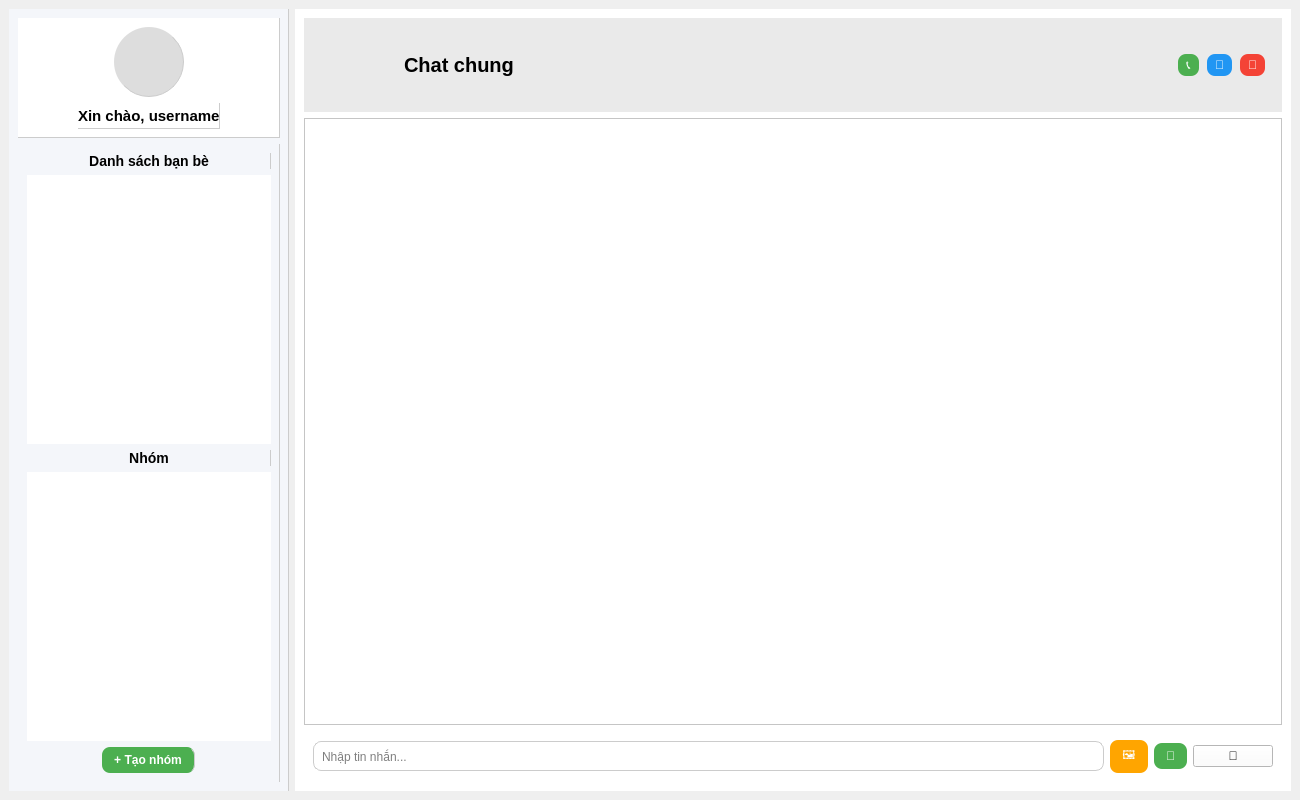
<?xml version="1.0" encoding="UTF-8"?>
<ui version="4.0">
 <class>ChatWindow</class>
 <widget class="QMainWindow" name="ChatWindow">
  <property name="geometry">
   <rect>
    <x>0</x>
    <y>0</y>
    <width>1300</width>
    <height>800</height>
   </rect>
  </property>
  <property name="windowTitle">
   <string>Chat Application</string>
  </property>
  <widget class="QWidget" name="centralwidget">
   <layout class="QHBoxLayout" name="mainLayout">

    <!-- ========== LEFT PANEL (3 KHUNG) ========== -->
    <item>
     <widget class="QFrame" name="leftPanel">
      <property name="minimumSize">
        <size>
         <width>280</width>
         <height>40</height>
        </size>
       </property>
      <property name="maximumSize">
        <size>
         <width>260</width>
         <height>16777215</height>
        </size>
      </property>
      <property name="styleSheet">
       <string notr="true">
        background-color: #F4F6FA;
        border-right: 1px solid #CCCCCC;
       </string>
      </property>

      <layout class="QVBoxLayout" name="leftLayout">

       <!-- ===== FRAME 1: USER INFO ===== -->
       <item>
        <widget class="QFrame" name="userInfoFrame">
         <property name="minimumSize">
          <size><width>0</width><height>120</height></size>
         </property>
         <property name="styleSheet">
          <string notr="true">
           background-color: #FFFFFF;
           border-bottom: 1px solid #CCCCCC;
          </string>
         </property>

         <layout class="QVBoxLayout" name="userLayout">
          <property name="alignment">
           <set>Qt::AlignHCenter</set>
          </property>

          <item alignment="Qt::AlignHCenter">
           <widget class="QLabel" name="userAvatar">
            <property name="minimumSize"><size><width>70</width><height>70</height></size></property>
            <property name="maximumSize"><size><width>70</width><height>70</height></size></property>
            <property name="scaledContents"><bool>true</bool></property>
            <property name="styleSheet"><string notr="true">border-radius: 35px; background-color: #DDD;</string></property>
           </widget>
          </item>

          <item alignment="Qt::AlignHCenter">
           <widget class="QLabel" name="userLabel">
            <property name="text">
             <string>Xin chào, username</string>
            </property>
            <property name="styleSheet">
             <string notr="true">font-weight: bold; font-size: 15px;</string>
            </property>
           </widget>
          </item>

         </layout>
        </widget>
       </item>

       <!-- ===== FRAME 2: FRIEND LIST + GROUP LIST ===== -->
       <item>
        <widget class="QFrame" name="friendFrame">
         <property name="styleSheet">
          <string notr="true">
           background-color: transparent;
          </string>
         </property>

         <layout class="QVBoxLayout" name="friendLayout">

          <item>
           <widget class="QLabel" name="friendLabel">
            <property name="text"><string>Danh sách bạn bè</string></property>
            <property name="alignment"><set>Qt::AlignCenter</set></property>
            <property name="styleSheet"><string notr="true">font-size: 14px; font-weight: bold;</string></property>
           </widget>
          </item>

          <item>
           <widget class="QListWidget" name="userList">
            <property name="styleSheet">
             <string notr="true">
              QListWidget { background: white; border: none; }
              QListWidget::item:selected { background-color: #4A90E2; color: white; }
             </string>
            </property>
           </widget>
          </item>

          <item>
           <widget class="QLabel" name="groupLabel">
            <property name="text"><string>Nhóm</string></property>
            <property name="alignment"><set>Qt::AlignCenter</set></property>
            <property name="styleSheet"><string notr="true">font-size: 14px; font-weight: bold;</string></property>
           </widget>
          </item>

          <item>
           <widget class="QListWidget" name="groupList">
            <property name="styleSheet">
             <string notr="true">
              QListWidget { background: white; border: none; }
              QListWidget::item:selected { background-color: #4A90E2; color: white; }
             </string>
            </property>
           </widget>
          </item>

          <item alignment="Qt::AlignHCenter">
           <widget class="QPushButton" name="btnCreateGroup">
            <property name="text"><string>+ Tạo nhóm</string></property>
            <property name="styleSheet">
             <string notr="true">
              QPushButton { background-color: #4CAF50; color: white; border-radius: 8px; padding: 6px 12px; font-weight: bold; }
              QPushButton:hover { background-color: #45A049; }
             </string>
            </property>
           </widget>
          </item>

         </layout>
        </widget>
       </item>

      </layout>
     </widget>
    </item>

    <!-- ===== FRAME 3: CHAT PANEL (KHÔNG ĐỔI) ===== -->
    <item>
     <widget class="QFrame" name="chatPanel">
      <property name="styleSheet">
       <string notr="true">
        background-color: #FFFFFF;
       </string>
      </property>
      <layout class="QVBoxLayout" name="chatLayout">
       <!-- Thanh tiêu đề -->
       <item>
        <widget class="QFrame" name="chatHeader">
         <property name="styleSheet">
          <string notr="true">
           background-color: #EAEAEA;
           padding: 8px;
          </string>
         </property>
         <layout class="QHBoxLayout" name="headerLayout">
          <property name="spacing">
           <number>10</number>
          </property>

          <!-- Bên trái: avatar + tên -->
          <item>
           <layout class="QHBoxLayout" name="leftHeaderLayout">
            <property name="spacing"><number>10</number></property>
            <item>
             <widget class="QLabel" name="chatAvatar">
              <property name="minimumSize"><size><width>60</width><height>60</height></size></property>
              <property name="maximumSize"><size><width>60</width><height>60</height></size></property>
              <property name="scaledContents"><bool>true</bool></property>
              <property name="styleSheet"><string notr="true">border-radius: 30px;</string></property>
             </widget>
            </item>
            <item>
             <widget class="QLabel" name="chatTitle">
              <property name="text"><string>Chat chung</string></property>
              <property name="alignment"><set>Qt::AlignVCenter</set></property>
              <property name="styleSheet"><string notr="true">font-size: 20px; font-weight: bold;</string></property>
             </widget>
            </item>
           </layout>
          </item>

          <!-- Spacer giữa trái/phải -->
          <item>
           <spacer name="headerSpacer">
            <property name="orientation"><enum>Qt::Horizontal</enum></property>
            <property name="sizeHint"><size><width>40</width><height>20</height></size></property>
           </spacer>
          </item>

          <!-- Bên phải: các nút -->
          <item>
           <layout class="QHBoxLayout" name="rightHeaderLayout">
            <property name="spacing"><number>8</number></property>
            <item>
             <widget class="QPushButton" name="btnCall">
              <property name="text"><string>📞</string></property>
              <property name="styleSheet">
               <string notr="true">
                QPushButton { background-color: #4CAF50; color: white; border-radius: 8px; padding: 4px 8px; }
                QPushButton:hover { background-color: #45A049; }
               </string>
              </property>
             </widget>
            </item>
            <item>
             <widget class="QPushButton" name="btnVideo">
              <property name="text"><string>🎥</string></property>
              <property name="styleSheet">
               <string notr="true">
                QPushButton { background-color: #2196F3; color: white; border-radius: 8px; padding: 4px 8px; }
                QPushButton:hover { background-color: #1976D2; }
               </string>
              </property>
             </widget>
            </item>
            <item>
             <widget class="QPushButton" name="btnLeaveGroup">
              <property name="text"><string>🚪</string></property>
              <property name="styleSheet">
               <string notr="true">
                QPushButton { background-color: #f44336; color: white; border-radius: 8px; padding: 4px 8px; }
                QPushButton:hover { background-color: #d32f2f; }
               </string>
              </property>
             </widget>
            </item>
           </layout>
          </item>
         </layout>
        </widget>
       </item>

       <!-- Khu hiển thị tin nhắn -->
       <item>
        <widget class="QScrollArea" name="scrollArea">
         <property name="widgetResizable">
          <bool>true</bool>
         </property>
         <widget class="QWidget" name="scrollContent">
          <layout class="QVBoxLayout" name="chatMessages">
           <property name="spacing">
            <number>6</number>
           </property>
          </layout>
         </widget>
        </widget>
       </item>

       <!-- Thanh nhập tin nhắn -->
       <item>
        <widget class="QFrame" name="inputFrame">
         <layout class="QHBoxLayout" name="inputLayout">
          <item>
           <widget class="QLineEdit" name="messageInput">
            <property name="placeholderText">
             <string>Nhập tin nhắn...</string>
            </property>
            <property name="styleSheet">
             <string notr="true">
              border: 1px solid #CCCCCC;
              border-radius: 8px;
              padding: 6px;
             </string>
            </property>
           </widget>
          </item>
          <item>
           <widget class="QPushButton" name="btnImage">
            <property name="text">
             <string>🖼️</string>
            </property>
            <property name="styleSheet">
             <string notr="true">
              QPushButton {
               background-color: #FFA500;
               color: white;
               border-radius: 8px;
               padding: 6px 12px;
              }
              QPushButton:hover {
               background-color: #FFB733;
              }
             </string>
            </property>
           </widget>
          </item>
          <item>
           <widget class="QPushButton" name="btnFile">
            <property name="text">
             <string>📁</string>
            </property>
            <property name="styleSheet">
             <string notr="true">
              QPushButton {
               background-color: #4CAF50;
               color: white;
               border-radius: 8px;
               padding: 6px 12px;
              }
              QPushButton:hover {
               background-color: #45A049;
              }
             </string>
            </property>
           </widget>
          </item>
          <item>
           <widget class="QPushButton" name="btnVoice">
            <property name="text">
             <string>🎤</string>
            </property>
           </widget>
          </item>
         </layout>
        </widget>
       </item>

      </layout>
     </widget>
    </item>

   </layout>
  </widget>
 </widget>
 <resources/>
 <connections/>
</ui>
